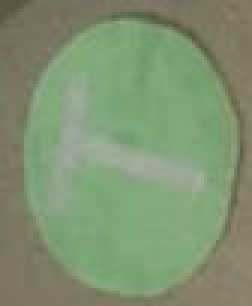
%> input picture practicingCVAbbas/test_images/crop3.jpg, 84 x 102 px (shown 3 times larger)
$ octave color.m   (GNU Octave 9; MATLAB toolbox functions it lacks are replaced by stand-ins)
%> lines starting %> are read from the running program, lines starting %| are printed output that depends on the picture
img = imread('test_images\crop3.jpg');
%> img is the input picture: size 102x84x3 uint8; mean R, G, B 127.8, 146.8, 114.2
figure; imshow(img);
gray = rgb2gray(img);
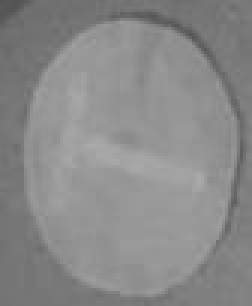
%> gray: size 102x84 uint8 (shown 3 times larger); min 84, max 171, mean 137.4

hist = imhist(gray);
%> hist = 256 values, max 480 at index 153, min 0 at index 1, mean 33.47
figure; plot(hist);
%> after `plot(hist)`:
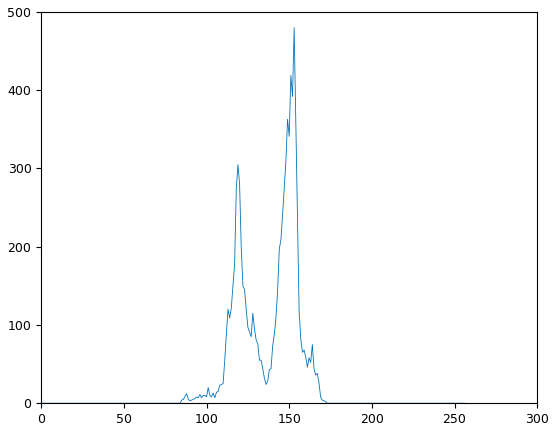
%> figure redrawn from the program's plot data; curve peaks at x = 153, y = 480
pks = findpeaks(hist);
%> pks = [12; 8; 11; 10; 20; 13; 120; 305; 115; 363; 419; 480; 68; 58; 75; 38]
pks
figure; plot(pks);
%> after `plot(pks)`:
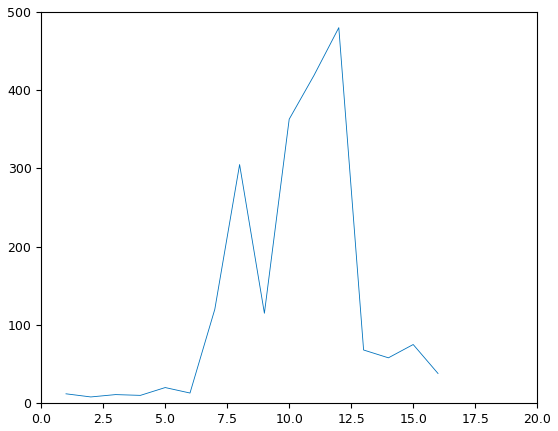
%> figure redrawn from the program's plot data; curve peaks at x = 12, y = 480

$ run again, with practicingCVAbbas/test_images/IMG_2376.JPG copied over practicingCVAbbas/test_images/crop3.jpg
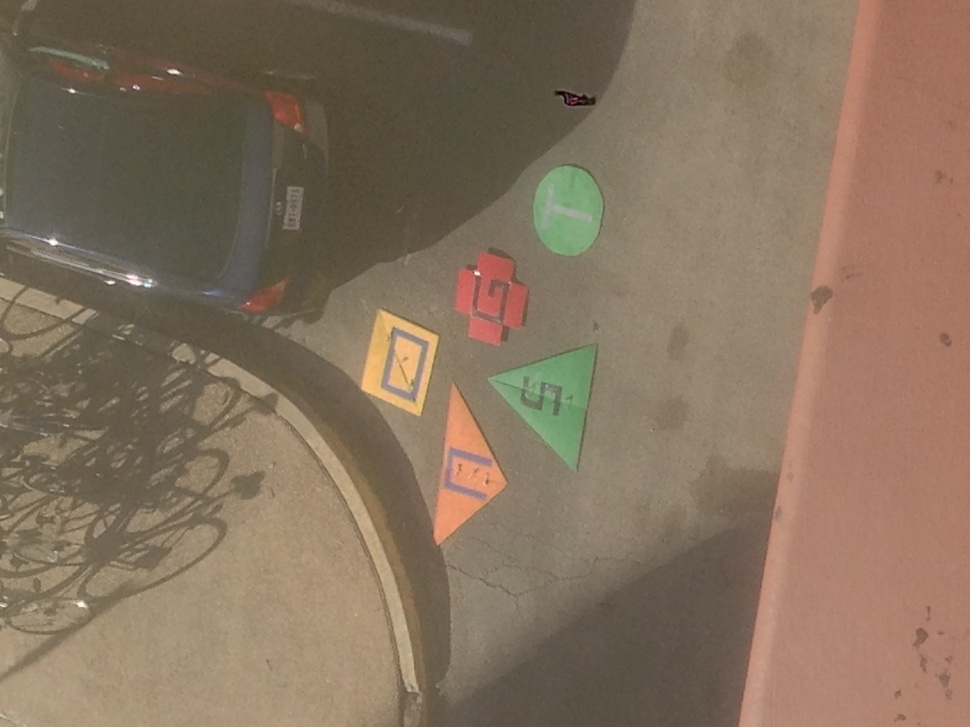
%> input picture practicingCVAbbas/test_images/IMG_2376.JPG, 970 x 727 px, shrunk from 3264 x 2448 before the run
%> img is the input picture: size 727x970x3 uint8; mean R, G, B 133.7, 114.3, 94.3
%> `gray = rgb2gray(img);`:
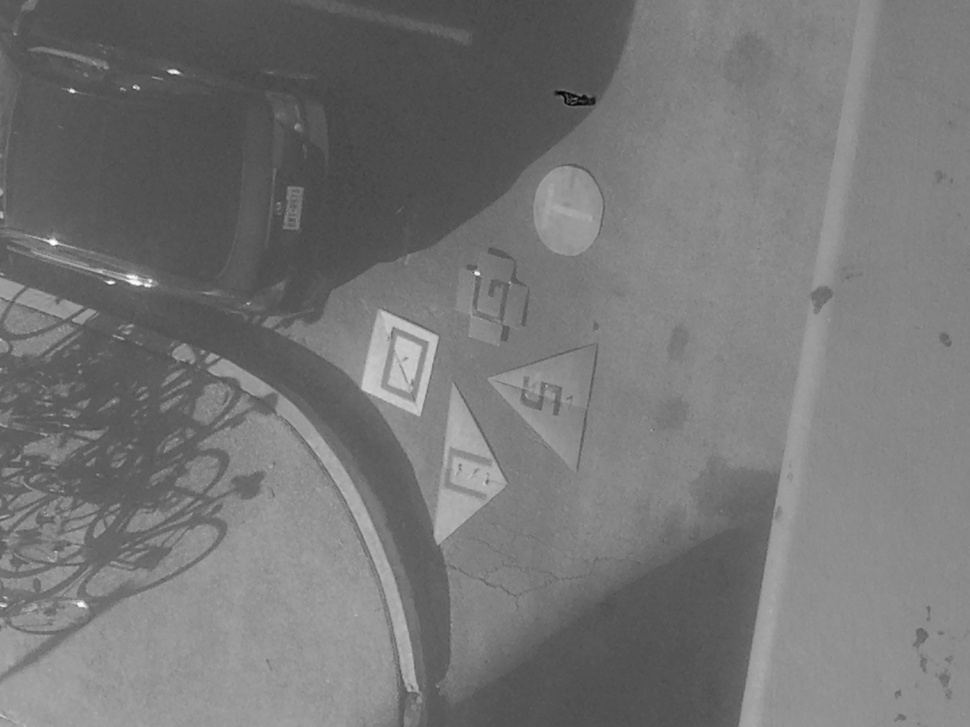
%> gray: size 727x970 uint8; min 3, max 254, mean 117.8
%> hist = 256 values, max 18256 at index 135, min 0 at index 1, mean 2754.6
%> `pks = findpeaks(hist);`: pks = 53 values, max 18256 at index 29, min 3 at index 1, mean 1770.9
%> `plot(pks)`:
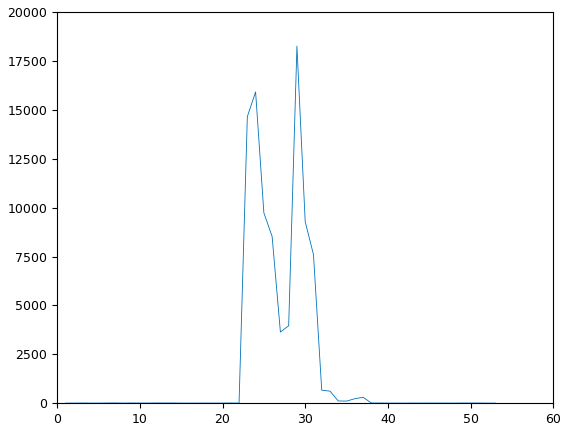
%> figure redrawn from the program's plot data; curve peaks at x = 29, y = 18256
